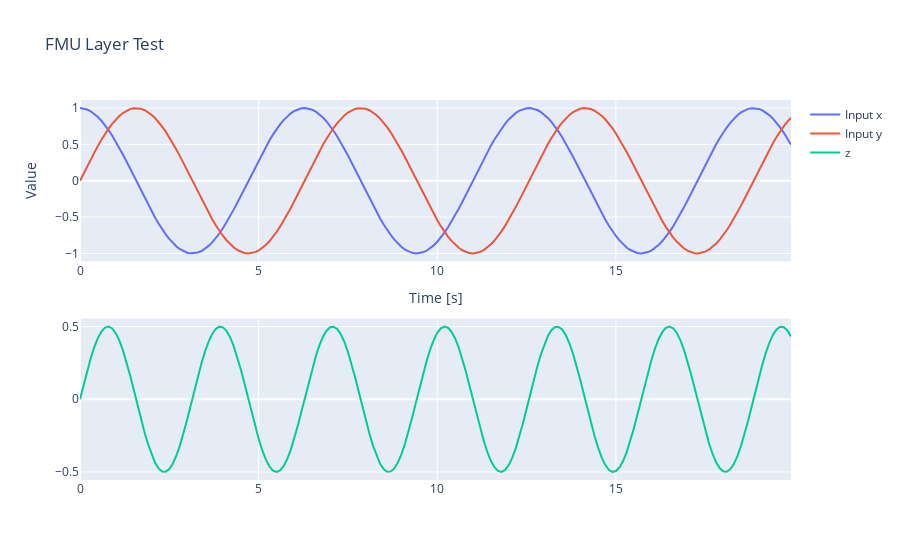

The code cell stored with this chart in its notebook:
### Code cell
# - - - - - - - - - - - - - - - - - - - - - - - - - - - - - - - - - - - - - - -
# Test FMU Layer
# - - - - - - - - - - - - - - - - - - - - - - - - - - - - - - - - - - - - - - -

start_values = {"x":0.0, "y":0.0}
parameters = {"const.k": 1.0, "custom_parameter1.p": 1.0}
learnable_parameters = {}
input_x = np.cos(t_vect).astype(tf.keras.backend.floatx()).reshape(1, -1)
input_y = np.sin(t_vect).astype(tf.keras.backend.floatx()).reshape(1, -1)
input_data = tf.Variable(tf.stack([input_x, input_y], axis=2), dtype=tf.keras.backend.floatx(), trainable=True)

fmu_layer = FMULayer(
    fmu_path,
    start_time,
    start_values,
    parameters,
    learnable_parameters,
    step_size,
    return_sequences=True,
    return_state=False,
    stateful=True,
    name="test_fmu_layer",
    do_step_in_gradient=True,
)

output = fmu_layer(input_data)

# Plot the results
fig = make_subplots(rows=2, cols=1)
fig.add_trace(go.Scatter(x=t_vect, y=input_x[0], name="Input x", mode="lines"), row=1, col=1)
fig.add_trace(go.Scatter(x=t_vect, y=input_y[0], name="Input y", mode="lines"), row=1, col=1)
fig.add_trace(go.Scatter(x=t_vect, y=output[0][:,0], name="z", mode="lines"), row=2, col=1)
fig.update_layout(title="FMU Layer Test", xaxis_title="Time [s]", yaxis_title="Value")
fig.show()

### Figure 1 — Plotly figure (JSON) as saved in the notebook; plotly's stock layout.template omitted (floating-point values rounded to 4 significant figures; data arrays with more than 128 entries replaced by an {"elided": "..."} marker saying what was removed)
{"data": [{"mode": "lines", "name": "Input x", "type": "scatter", "x": {"elided": "200 float values"}, "xaxis": "x", "y": {"elided": "200 float values"}, "yaxis": "y"}, {"mode": "lines", "name": "Input y", "type": "scatter", "x": {"elided": "200 float values"}, "xaxis": "x", "y": {"elided": "200 float values"}, "yaxis": "y"}, {"mode": "lines", "name": "z", "type": "scatter", "x": {"elided": "200 float values"}, "xaxis": "x2", "y": {"elided": "200 float values"}, "yaxis": "y2"}], "layout": {"title": {"text": "FMU Layer Test"}, "xaxis": {"anchor": "y", "domain": [0, 1], "title": {"text": "Time [s]"}}, "xaxis2": {"anchor": "y2", "domain": [0, 1]}, "yaxis": {"anchor": "x", "domain": [0.575, 1], "title": {"text": "Value"}}, "yaxis2": {"anchor": "x2", "domain": [0, 0.425]}}}
